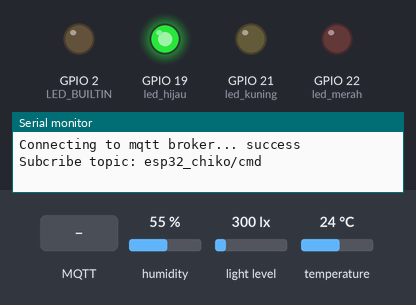
Simulated run of this program. Board: ESP32. On the bench: output pins drawn as LEDs (lit = HIGH), the last lines printed to the serial monitor. Inputs (shaded band) come from the test bench; at power-on: light level 300 lx, humidity 55 %, temperature 24 °C. WiFi joins after 1.5 s; servers stay silent unless stated; no MQTT or app messages arrive unless stated.

Above: at 2.8 s.
2.9 s: MQTT message "led-on" arrives on the first subscribed topic
At 3.3 s:
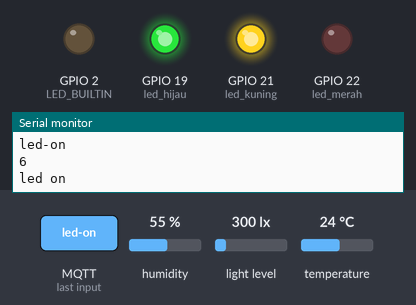
4.4 s: light level set to 367 lx
6.8 s: light level set to 427 lx
At 10.2 s:
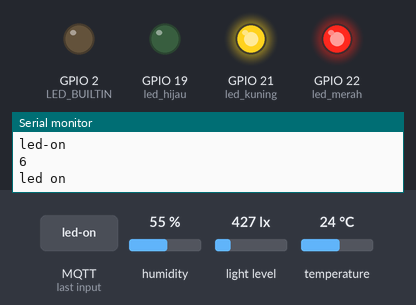
11.1 s: MQTT message "led-off" arrives on the first subscribed topic
At 12.0 s:
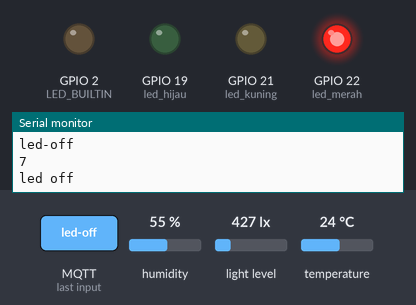
12.6 s: light level set to 40 lx
At 14.5 s:
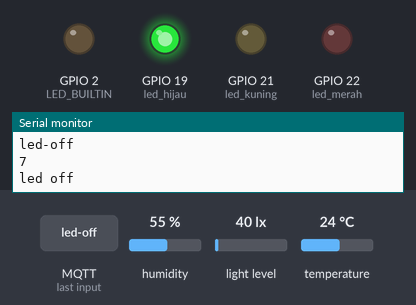
15.1 s: light level set to 500 lx
At 18.8 s:
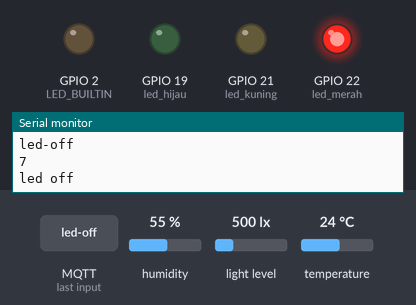
Timing chart, 0 to 20.1 s (numbered marks = the images above; inputs shaded):
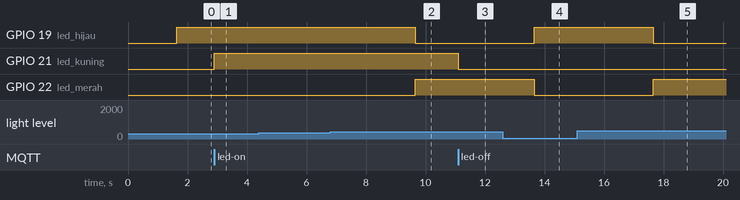

Measured:
- the behaviour switches between 399 and 400 lx on light level (found by bisection; images 1 and 2)
- after the input at 2.9 s, GPIO 21 (led_kuning): LOW → HIGH at once
- after the input at 4.4 s, every drawn part: stays the same
- after the input at 6.8 s, GPIO 19 (led_hijau): HIGH → LOW after 2.8 s; GPIO 22 (led_merah): LOW → HIGH after 2.8 s
- after the input at 11.1 s, GPIO 21 (led_kuning): HIGH → LOW at once
- after the input at 12.6 s, GPIO 19 (led_hijau): LOW → HIGH after 1.1 s; GPIO 22 (led_merah): HIGH → LOW after 1.1 s
- after the input at 15.1 s, GPIO 19 (led_hijau): HIGH → LOW after 2.6 s; GPIO 22 (led_merah): LOW → HIGH after 2.6 s

The program:

main.cpp
```cpp
#include <Arduino.h>
#include <WiFi.h>
#include <PubSubClient.h>
#include <Ticker.h>
#include <freertos/FreeRTOS.h>
#include <freertos/task.h>
#include <bh1750.h>
#include <wire.h>
#include <DHTesp.h>


#define WIFI_SSID "Chiko"
#define WIFI_PASSWORD "chikojuga"

#define MQTT_BROKER  "broker.emqx.io"
#define MQTT_TOPIC_PUBLISH_DHT_suhu   "esp32_chiko/data/dht_suhu"
#define MQTT_TOPIC_PUBLISH_DHT_humid   "esp32_chiko/data/dht_humid"
#define MQTT_TOPIC_PUBLISH_LUX   "esp32_chiko/data/lux"
#define MQTT_TOPIC_SUBSCRIBE "esp32_chiko/cmd"
#define led_hijau 19
#define led_merah 22
#define led_kuning 21

BH1750 cahaya;
DHTesp dht;

char g_szDeviceId[30];
Ticker timerMqtt;
WiFiClient espClient;
PubSubClient mqtt(espClient);
boolean mqttConnect();
void WifiConnect();

void onPublishMessage_cahaya(void * parameters)
{
  for(;;){
    char szLux[50];
    float lux = cahaya.readLightLevel();
    if (lux<400)
    {
      digitalWrite(led_hijau, HIGH);
      digitalWrite(led_merah, LOW);
      sprintf(szLux, "Safe door closed: %f", lux);
    }else
    {
      digitalWrite(led_hijau, LOW);
      digitalWrite(led_merah, HIGH);
      sprintf(szLux, "Warning door opened: %f", lux);
    }
    mqtt.publish(MQTT_TOPIC_PUBLISH_LUX, szLux);
    vTaskDelay(4000/portTICK_PERIOD_MS);
  }

}

void onPublishMessage_suhu(void * parameters)
{
  for(;;){
    char szSuhu[50];
    float suhu = dht.getTemperature();
    sprintf(szSuhu, "Suhu: %f", suhu);
    mqtt.publish(MQTT_TOPIC_PUBLISH_DHT_suhu, szSuhu);
    vTaskDelay(5000/portTICK_PERIOD_MS);
  }

}

void onPublishMessage_humid(void * parameters)
{
  for(;;){
    char szHumid[50];
    float humid = dht.getHumidity();
    sprintf(szHumid, "Humidity: %f", humid);
    mqtt.publish(MQTT_TOPIC_PUBLISH_DHT_humid, szHumid);
    vTaskDelay(7000/portTICK_PERIOD_MS);
  }

}

void mttqloop(void * parameters)
{
  for(;;){
      mqtt.loop();
  }

}

void setup()
{
  Serial.begin(9600);
  pinMode(LED_BUILTIN, OUTPUT);
  pinMode(led_hijau, OUTPUT);
  pinMode(led_merah, OUTPUT);
  pinMode(led_kuning, OUTPUT);

  WifiConnect();
  mqttConnect();
  dht.setup(5,DHTesp::DHT11);
  Wire.begin(15,18);
  cahaya.begin(BH1750::CONTINUOUS_HIGH_RES_MODE, 0x23,&Wire);


  xTaskCreate(onPublishMessage_cahaya, "onPublishMessage_cahaya", 2048, NULL, 1, NULL);
  xTaskCreate(mttqloop, "mttqloop", 2048, NULL, 1, NULL);
  xTaskCreate(onPublishMessage_suhu, "onPublishMessage_suhu", 2048, NULL, 1, NULL);
  xTaskCreate(onPublishMessage_humid, "onPublishMessage_humid", 2048, NULL, 1, NULL);

}

void loop()
{
}

void mqttCallback(char* topic, byte* payload, unsigned int len) {

payload[len] = '\0';
const char* p =  (char *)payload;
Serial.println(p);
Serial.println(len);
if (strcmp(p,"led-on")==0)
{
  digitalWrite(led_kuning, HIGH);
  Serial.println("led on");
}else if (strcmp(p,"led-off")==0)
{
  digitalWrite(led_kuning, LOW);
  Serial.println("led off");

}
}
boolean mqttConnect() {
  sprintf(g_szDeviceId, "esp32_%08X",(uint32_t)ESP.getEfuseMac());
  mqtt.setServer(MQTT_BROKER, 1883);
  mqtt.setCallback(mqttCallback);
  Serial.printf("Connecting to %s clientId: %s\n", MQTT_BROKER, g_szDeviceId);

  boolean fMqttConnected = false;
  for (int i=0; i<3 && !fMqttConnected; i++) {
    Serial.print("Connecting to mqtt broker...");
    fMqttConnected = mqtt.connect(g_szDeviceId);
    if (fMqttConnected == false) {
      Serial.print(" fail, rc=");
      Serial.println(mqtt.state());
      delay(1000);
    }
  }

  if (fMqttConnected)
  {
    Serial.println(" success");
    mqtt.subscribe(MQTT_TOPIC_SUBSCRIBE);
    Serial.printf("Subcribe topic: %s\n", MQTT_TOPIC_SUBSCRIBE);

  }
  return mqtt.connected();
}

void WifiConnect()
{
  WiFi.mode(WIFI_STA);
  WiFi.begin(WIFI_SSID, WIFI_PASSWORD);
  while (WiFi.waitForConnectResult() != WL_CONNECTED) {
    Serial.println("Connection Failed! Rebooting...");
    delay(5000);
    ESP.restart();
  }
  Serial.print("System connected with IP address: ");
  Serial.println(WiFi.localIP());
  Serial.printf("RSSI: %d\n", WiFi.RSSI());
}
```
